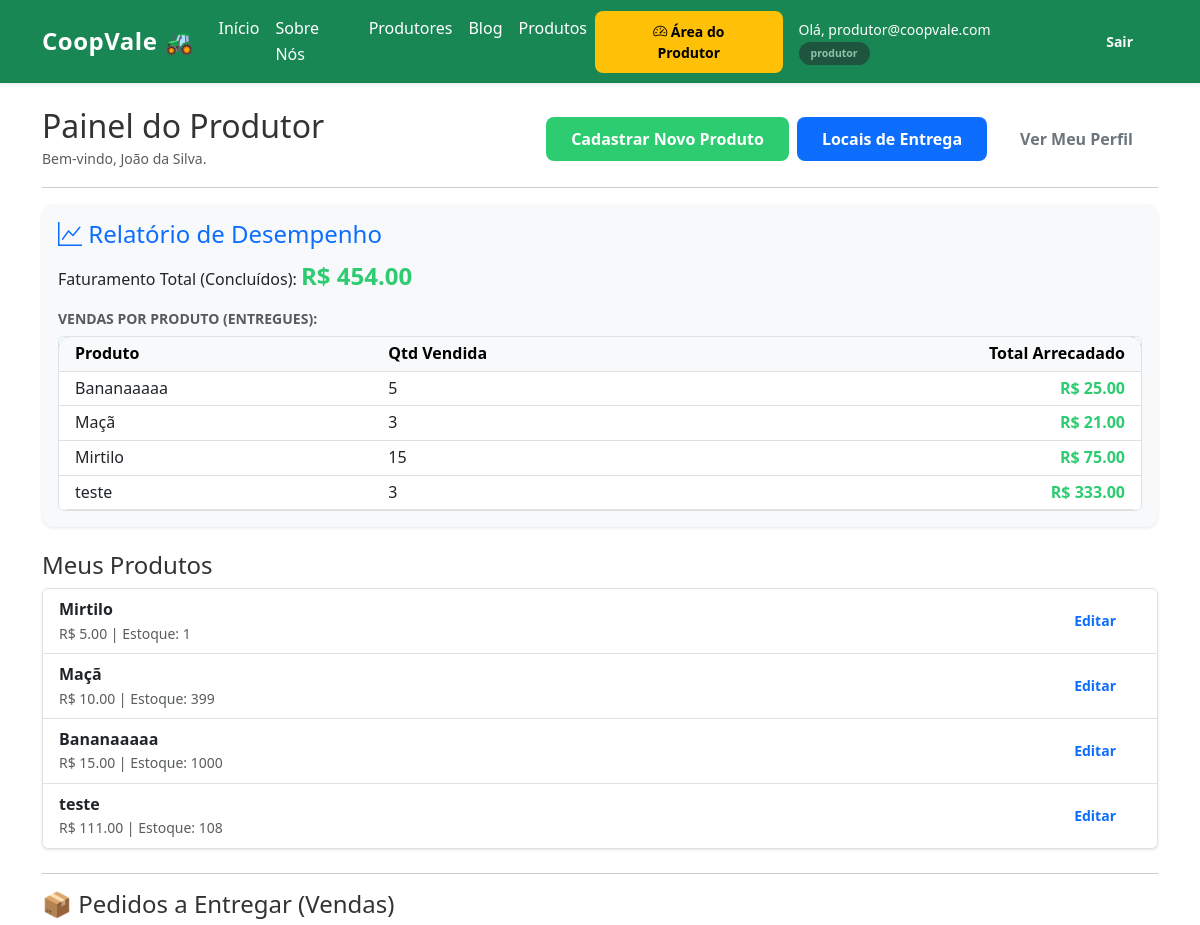
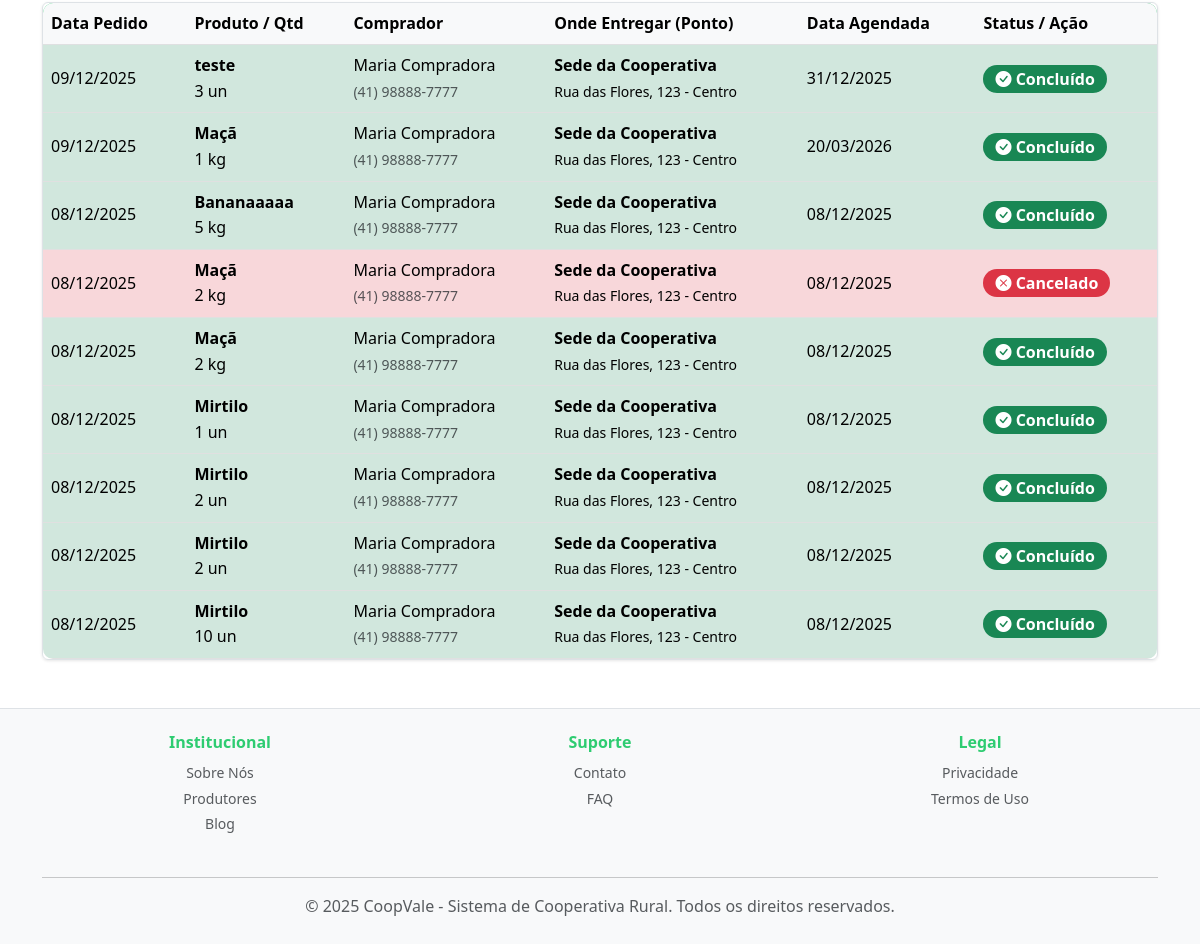
Screenshot of /produtor/ (signed in) with the database file from the repository (2 pictures, top to bottom).
### app/models/models.py (models this page shows, shortened)
class Usuario(db.Model, UserMixin):
    id = db.Column(db.Integer, primary_key=True)
    email = db.Column(db.String(120), unique=True, nullable=False)
    senha_hash = db.Column(db.String(255), nullable=False)
    tipo_usuario = db.Column(db.String(20), nullable=False)
    ativo = db.Column(db.Boolean, default=True)
    produtor = db.relationship("Produtor", backref="usuario", uselist=False)
    cliente = db.relationship("Cliente", backref="usuario", uselist=False)
    @property
    def is_active(self):
        return self.ativo

class Produtor(db.Model):
    id = db.Column(db.Integer, primary_key=True)
    usuario_id = db.Column(db.Integer, db.ForeignKey(
        "usuario.id"), unique=True, nullable=False)
    nome = db.Column(db.String(100), nullable=False)
    cpf = db.Column(db.String(14))
    telefone = db.Column(db.String(20))
    endereco = db.Column(db.Text)
    certificacoes = db.Column(db.Text)
    produtos = db.relationship("Produto", backref="produtor", lazy=True)
    categorias = db.relationship('Categoria', secondary=produtor_categoria,
                                 lazy='subquery', backref=db.backref('produtores', lazy=True))

class Produto(db.Model):
    __tablename__ = 'produto'  # Adicione isso para consistência
    id = db.Column(db.Integer, primary_key=True)
    nome = db.Column(db.String(100), nullable=False)
    descricao = db.Column(db.Text)
    preco = db.Column(db.Float, nullable=False)
    unidade = db.Column(db.String(10))
    estoque = db.Column(db.Integer, default=0)
    imagens = db.Column(db.String(200))
    preco_promocional = db.Column(db.Float, nullable=True)
    quantidade_minima = db.Column(db.Float, default=1.0)
    origem = db.Column(db.String(100), nullable=True)
    info_nutricional = db.Column(db.Text, nullable=True)
    disponivel_inicio = db.Column(db.Date, nullable=True)
    disponivel_fim = db.Column(db.Date, nullable=True)
    produtor_id = db.Column(db.Integer, db.ForeignKey(
        "produtor.id"), nullable=False)
    categoria_id = db.Column(db.Integer, db.ForeignKey(
        "categoria.id"), nullable=False)

class ItemPedido(db.Model):
    __tablename__ = 'pedidos_itens'
    id = db.Column(db.Integer, primary_key=True)
    pedido_id = db.Column(db.Integer, db.ForeignKey(
        'pedido.id'), nullable=False)
    produto_id = db.Column(db.Integer, db.ForeignKey(
        'produto.id'), nullable=False)
    quantidade = db.Column(db.Integer, nullable=False)
    preco_unitario = db.Column(db.Float, nullable=False)
    produto = db.relationship('Produto')

class Pedido(db.Model):
    id = db.Column(db.Integer, primary_key=True)
    cliente_id = db.Column(db.Integer, db.ForeignKey(
        'cliente.id'), nullable=False)
    data = db.Column(db.DateTime, default=datetime.utcnow)
    status = db.Column(db.String(20), default='Aguardando')
    forma_pagamento = db.Column(db.String(50))
    total = db.Column(db.Float, default=0.0)
    data_agendada = db.Column(db.Date, nullable=True)
    ponto_retirada_id = db.Column(
        db.Integer, db.ForeignKey('ponto_retirada.id'), nullable=True)
    taxa_entrega = db.Column(db.Float, default=0.0)
    regiao_id = db.Column(
        db.Integer, db.ForeignKey('regiao.id'), nullable=True)
    regiao = db.relationship('Regiao')
    ponto_retirada = db.relationship('PontoRetirada')
    itens = db.relationship('ItemPedido', backref='pedido', lazy=True)

class Cliente(db.Model):
    id = db.Column(db.Integer, primary_key=True)
    usuario_id = db.Column(db.Integer, db.ForeignKey(
        "usuario.id"), unique=True, nullable=False)
    nome = db.Column(db.String(100), nullable=False)
    cpf = db.Column(db.String(14))
    telefone = db.Column(db.String(20))
    enderecos_texto = db.Column(db.Text)
    receber_notificacoes = db.Column(db.Boolean, default=True)
    lista_enderecos = db.relationship(
        'Endereco', backref='cliente', lazy=True)
    pedidos = db.relationship('Pedido', backref='cliente', lazy=True)
    produtos_favoritos = db.relationship(
        'Produto', secondary=favoritos, backref='clientes_que_favoritaram')

class PontoRetirada(db.Model):
    id = db.Column(db.Integer, primary_key=True)
    nome = db.Column(db.String(100), nullable=False)
    endereco = db.Column(db.String(200), nullable=False)
    horarios = db.Column(db.String(100))

### app/blueprints/produtores/routes.py (the view)
@produtor_bp.route("/")
@login_required
@produtor_required
def painel():
    meus_produtos = Produto.query.filter_by(
        produtor_id=current_user.produtor.id).all()
    vendas_por_produto = db.session.query(
        Produto.nome,
        func.sum(ItemPedido.quantidade).label('total_qtd'),
        func.sum(ItemPedido.preco_unitario *
                 ItemPedido.quantidade).label('total_valor')
    ).select_from(ItemPedido).join(Produto).join(Pedido).filter(
        Produto.produtor_id == current_user.produtor.id,
        Pedido.status == 'Entregue'
    ).group_by(Produto.nome).all()
    faturamento_total = sum([v.total_valor for v in vendas_por_produto])
    minhas_vendas = db.session.query(ItemPedido).join(Produto).filter(
        Produto.produtor_id == current_user.produtor.id
    ).order_by(ItemPedido.id.desc()).all()
    return render_template("produtores/painel.html",
                           meus_produtos=meus_produtos,
                           minhas_vendas=minhas_vendas,
                           vendas_por_produto=vendas_por_produto,
                           faturamento_total=faturamento_total)

### app/templates/produtores/painel.html (shortened to what this page needs)
{% extends "base.html" %}
{% block conteudo %}
<div class="d-flex justify-content-between align-items-center mb-3">
    <div>
        <h2 class="mb-0">Painel do Produtor</h2>
        <small class="text-muted">Bem-vindo, {{ current_user.produtor.nome }}.</small>
    </div>
    <div class="d-flex gap-2">
        <a href="{{ url_for('produtos.novo_produto') }}" class="btn btn-success">Cadastrar Novo Produto</a>
        <a href="{{ url_for('produtor.gerenciar_pontos') }}" class="btn btn-primary">Locais de Entrega</a>
        <a href="{{ url_for('produtor.ver_perfil') }}" class="btn btn-outline-secondary">Ver Meu Perfil</a>
    </div>
</div>
<hr>
<div class="card mb-4 border-0 shadow-sm bg-light">
    <div class="card-body">
        <h4 class="card-title text-primary"><i class="bi bi-graph-up"></i> Relatório de Desempenho</h4>
        <p class="mb-3">Faturamento Total (Concluídos): <strong class="text-success fs-4">R$ {{
                "%.2f"|format(faturamento_total) }}</strong></p>
        <h6 class="text-muted text-uppercase small fw-bold">Vendas por Produto (Entregues):</h6>
        {% if vendas_por_produto %}
        <div class="table-responsive bg-white rounded border">
            <table class="table table-sm mb-0 table-hover">
                <thead class="table-light">
                    <tr>
                        <th class="ps-3">Produto</th>
                        <th>Qtd Vendida</th>
                        <th class="text-end pe-3">Total Arrecadado</th>
                    </tr>
                </thead>
                <tbody>
                    {% for item in vendas_por_produto %}
                    <tr>
                        <td class="ps-3">{{ item.nome }}</td>
                        <td>{{ item.total_qtd }}</td>
                        <td class="text-end pe-3 text-success fw-bold">R$ {{ "%.2f"|format(item.total_valor) }}</td>
                    </tr>
                    {% endfor %}
                </tbody>
            </table>
        </div>
        {% else %}
        <p class="text-muted small mb-0">Ainda não há dados suficientes para gerar relatórios detalhados.</p>
        {% endif %}
    </div>
</div>
<h4>Meus Produtos</h4>
{% if meus_produtos %}
<ul class="list-group mb-4 shadow-sm">
    {% for p in meus_produtos %}
    <li class="list-group-item d-flex justify-content-between align-items-center">
        <div>
            <strong>{{ p.nome }}</strong>
            <div class="small text-muted">R$ {{ "%.2f"|format(p.preco) }} | Estoque: {{ p.estoque }}</div>
        </div>
        <div>
            <a href="{{ url_for('produtos.editar_produto', id=p.id) }}"
                class="btn btn-sm btn-outline-primary">Editar</a>
        </div>
    </li>
    {% endfor %}
</ul>
{% else %}
<div class="alert alert-info">Você ainda não tem produtos. Cadastre o primeiro acima!</div>
{% endif %}
<hr>
<h4>📦 Pedidos a Entregar (Vendas)</h4>
{% if minhas_vendas %}
<div class="table-responsive shadow-sm border rounded">
    <table class="table mb-0 table-hover align-middle">
        <thead class="table-light">
            <tr>
                <th>Data Pedido</th>
                <th>Produto / Qtd</th>
                <th>Comprador</th>
                <th>Onde Entregar (Ponto)</th>
                <th>Data Agendada</th>
                <th>Status / Ação</th>
            </tr>
        </thead>
        <tbody>
            {% for item in minhas_vendas %}
            <tr
                class="{% if item.pedido.status == 'Entregue' %}table-success bg-opacity-10{% elif item.pedido.status == 'Cancelado' %}table-danger bg-opacity-10{% endif %}">
                <td>{{ item.pedido.data.strftime('%d/%m/%Y') }}</td>
                <td>
                    <strong>{{ item.produto.nome }}</strong><br>
                    {{ item.quantidade }} {{ item.produto.unidade }}
                </td>
                <td>
                    {{ item.pedido.cliente.nome }}<br>
                    <small class="text-muted">{{ item.pedido.cliente.telefone or 'Sem telefone' }}</small>
                </td>
                <td>
                    {% if item.pedido.ponto_retirada %}
                    <strong>{{ item.pedido.ponto_retirada.nome }}</strong><br>
                    <small>{{ item.pedido.ponto_retirada.endereco }}</small>
                    {% else %}
                    <span class="text-muted">Não selecionado</span>
                    {% endif %}
                </td>
                <td>
                    {% if item.pedido.data_agendada %}
                    {{ item.pedido.data_agendada.strftime('%d/%m/%Y') }}
                    {% else %}
                    -
                    {% endif %}
                </td>
                <td>
                    {% if item.pedido.status == 'Entregue' %}
                    <span class="badge bg-success fs-6">
                        <i class="bi bi-check-circle-fill"></i> Concluído
                    </span>
                    {% elif item.pedido.status == 'Cancelado' %}
                    <span class="badge bg-danger fs-6">
                        <i class="bi bi-x-circle-fill"></i> Cancelado
                    </span>
                    {% endif %}
                </td>
            </tr>
            {% endfor %}
        </tbody>
    </table>
</div>
{% else %}
<div class="alert alert-warning">Nenhuma venda realizada ainda.</div>
{% endif %}
{% endblock %}

### app/templates/base.html (shortened to what this page needs)
<!DOCTYPE html>
<html lang="pt-br">
<head>
    <link href="https://cdn.jsdelivr.net/npm/bootstrap@5.3.0/dist/css/bootstrap.min.css" rel="stylesheet">
    <link rel="stylesheet" href="https://cdn.jsdelivr.net/npm/bootstrap-icons@1.10.5/font/bootstrap-icons.css">
    <link rel="stylesheet" href="{{ url_for('static', filename='style.css') }}">
</head>
<body>
    <nav class="navbar navbar-expand-lg navbar-dark bg-success mb-4 shadow-sm">
        <div class="container">
            <a class="navbar-brand fw-bold" href="{{ url_for('institucional.home') }}">CoopVale 🚜</a>
            <div class="collapse navbar-collapse" id="navbarNav">
                <ul class="navbar-nav me-auto">
                    <li class="nav-item"><a class="nav-link text-white" href="{{ url_for('institucional.home') }}">Início</a></li>
                    <li class="nav-item"><a class="nav-link text-white" href="{{ url_for('institucional.sobre') }}">Sobre Nós</a></li>
                    <li class="nav-item"><a class="nav-link text-white" href="{{ url_for('institucional.produtores') }}">Produtores</a></li>
                    <li class="nav-item"><a class="nav-link text-white" href="{{ url_for('institucional.blog') }}">Blog</a></li>
                    <li class="nav-item"><a class="nav-link text-white" href="{{ url_for('produtos.listar_produtos') }}">Produtos</a></li>
                </ul>
                <div class="d-flex align-items-center gap-2">
                    {% if current_user.is_authenticated %}
                    {% if current_user.tipo_usuario == 'produtor' %}
                    <a href="{{ url_for('produtor.painel') }}" class="btn btn-warning btn-sm fw-bold">
                        <i class="bi bi-speedometer2"></i> Área do Produtor
                    </a>
                    {% endif %}
                    <span class="text-white ms-2 small">
                        Olá, {{ current_user.email }}
                        <span class="badge bg-dark opacity-50">{{ current_user.tipo_usuario }}</span>
                    </span>
                    <a href="{{ url_for('auth.logout') }}" class="btn btn-outline-light btn-sm ms-2">Sair</a>
                    {% else %}
                    <a href="{{ url_for('auth.login') }}" class="btn btn-light btn-sm">Entrar</a>
                    <a href="{{ url_for('auth.registro') }}" class="btn btn-outline-light btn-sm">Criar Conta</a>
                    {% endif %}
                </div>
            </div>
        </div>
    </nav>
    <div class="container" style="min-height: 80vh;">
        {% block conteudo %}{% endblock %}
    </div>
    <footer class="bg-light text-center py-4 mt-5 border-top">
        <div class="container">
            <div class="row mb-4">
                <div class="col-md-4 text-center">
                    <h6 class="fw-bold text-success mb-2">Institucional</h6>
                    <ul style="list-style: none; padding: 0;">
                        <li><a href="{{ url_for('institucional.sobre') }}" class="text-muted text-decoration-none small">Sobre Nós</a></li>
                        <li><a href="{{ url_for('institucional.produtores') }}" class="text-muted text-decoration-none small">Produtores</a></li>
                        <li><a href="{{ url_for('institucional.blog') }}" class="text-muted text-decoration-none small">Blog</a></li>
                    </ul>
                </div>
                <div class="col-md-4 text-center">
                    <h6 class="fw-bold text-success mb-2">Suporte</h6>
                    <ul style="list-style: none; padding: 0;">
                        <li><a href="{{ url_for('institucional.contato') }}" class="text-muted text-decoration-none small">Contato</a></li>
                        <li><a href="{{ url_for('institucional.faq') }}" class="text-muted text-decoration-none small">FAQ</a></li>
                    </ul>
                </div>
                <div class="col-md-4 text-center">
                    <h6 class="fw-bold text-success mb-2">Legal</h6>
                    <ul style="list-style: none; padding: 0;">
                        <li><a href="{{ url_for('institucional.privacidade') }}" class="text-muted text-decoration-none small">Privacidade</a></li>
                        <li><a href="{{ url_for('institucional.termos') }}" class="text-muted text-decoration-none small">Termos de Uso</a></li>
                    </ul>
                </div>
            </div>
            <hr>
            <p class="text-muted mb-0">© 2025 CoopVale - Sistema de Cooperativa Rural. Todos os direitos reservados.</p>
        </div>
    </footer>
</body>
</html>

### rows the page displays
Usuario: email "produtor@coopvale.com", tipo_usuario "produtor"
Produtor: produtor.nome "João da Silva"
Produto: nome "Mirtilo", preco "5.00", estoque "1"
Produto: nome "Maçã", preco "10.00", estoque "399"
Produto: nome "Bananaaaaa", preco "15.00", estoque "1000"
Produto: nome "teste", preco "111.00", estoque "108"
ItemPedido: pedido.data "09/12/2025", produto.nome "teste", quantidade "3", produto.unidade "un", pedido.cliente.nome "Maria Compradora", pedido.cliente "(41) 98888-7777", pedido.ponto_retirada.nome "Sede da Cooperativa", pedido.ponto_retirada.endereco "Rua das Flores, 123 - Centro", pedido.data_agendada "31/12/2025", shows "Concluído"
ItemPedido: pedido.data "09/12/2025", produto.nome "Maçã", quantidade "1", produto.unidade "kg", pedido.cliente.nome "Maria Compradora", pedido.cliente "(41) 98888-7777", pedido.ponto_retirada.nome "Sede da Cooperativa", pedido.ponto_retirada.endereco "Rua das Flores, 123 - Centro", pedido.data_agendada "20/03/2026", shows "Concluído"
ItemPedido: pedido.data "08/12/2025", produto.nome "Bananaaaaa", quantidade "5", produto.unidade "kg", pedido.cliente.nome "Maria Compradora", pedido.cliente "(41) 98888-7777", pedido.ponto_retirada.nome "Sede da Cooperativa", pedido.ponto_retirada.endereco "Rua das Flores, 123 - Centro", pedido.data_agendada "08/12/2025", shows "Concluído"
ItemPedido: pedido.data "08/12/2025", produto.nome "Maçã", quantidade "2", produto.unidade "kg", pedido.cliente.nome "Maria Compradora", pedido.cliente "(41) 98888-7777", pedido.ponto_retirada.nome "Sede da Cooperativa", pedido.ponto_retirada.endereco "Rua das Flores, 123 - Centro", pedido.data_agendada "08/12/2025", shows "Cancelado"
ItemPedido: pedido.data "08/12/2025", produto.nome "Maçã", quantidade "2", produto.unidade "kg", pedido.cliente.nome "Maria Compradora", pedido.cliente "(41) 98888-7777", pedido.ponto_retirada.nome "Sede da Cooperativa", pedido.ponto_retirada.endereco "Rua das Flores, 123 - Centro", pedido.data_agendada "08/12/2025", shows "Concluído"
ItemPedido: pedido.data "08/12/2025", produto.nome "Mirtilo", quantidade "1", produto.unidade "un", pedido.cliente.nome "Maria Compradora", pedido.cliente "(41) 98888-7777", pedido.ponto_retirada.nome "Sede da Cooperativa", pedido.ponto_retirada.endereco "Rua das Flores, 123 - Centro", pedido.data_agendada "08/12/2025", shows "Concluído"
ItemPedido: pedido.data "08/12/2025", produto.nome "Mirtilo", quantidade "2", produto.unidade "un", pedido.cliente.nome "Maria Compradora", pedido.cliente "(41) 98888-7777", pedido.ponto_retirada.nome "Sede da Cooperativa", pedido.ponto_retirada.endereco "Rua das Flores, 123 - Centro", pedido.data_agendada "08/12/2025", shows "Concluído"
ItemPedido: pedido.data "08/12/2025", produto.nome "Mirtilo", quantidade "2", produto.unidade "un", pedido.cliente.nome "Maria Compradora", pedido.cliente "(41) 98888-7777", pedido.ponto_retirada.nome "Sede da Cooperativa", pedido.ponto_retirada.endereco "Rua das Flores, 123 - Centro", pedido.data_agendada "08/12/2025", shows "Concluído"
ItemPedido: pedido.data "08/12/2025", produto.nome "Mirtilo", quantidade "10", produto.unidade "un", pedido.cliente.nome "Maria Compradora", pedido.cliente "(41) 98888-7777", pedido.ponto_retirada.nome "Sede da Cooperativa", pedido.ponto_retirada.endereco "Rua das Flores, 123 - Centro", pedido.data_agendada "08/12/2025", shows "Concluído"

### other values shown
{{ "%.2f"|format(faturamento_total) }} "454.00"
{{ item.nome }} "Bananaaaaa" "Maçã" "Mirtilo" "teste"
{{ item.total_qtd }} "5" "3" "15" "3"
{{ "%.2f"|format(item.total_valor) }} "25.00" "21.00" "75.00" "333.00"
